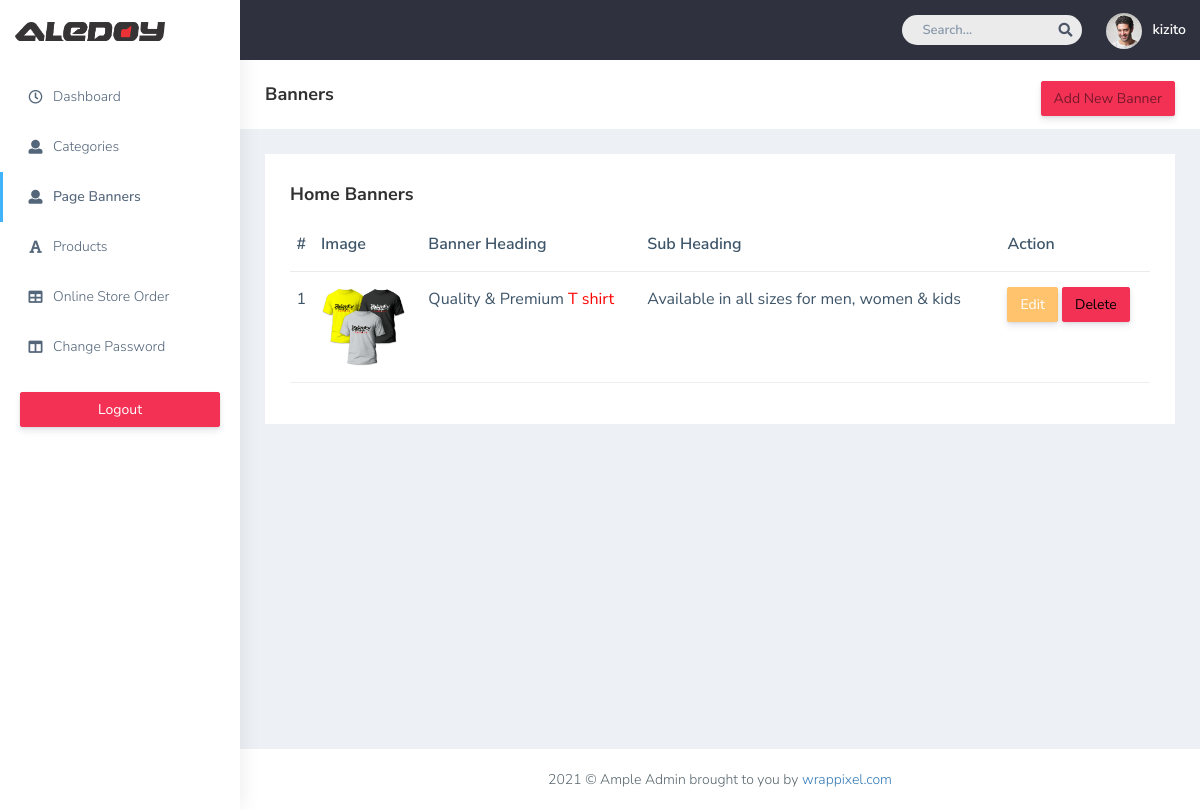
The app's page /admin/banners.php (signed in) with its own data.
### tables this page shows
CREATE TABLE `home_banners` (
  `id` int(6) UNSIGNED NOT NULL,
  `heading` varchar(300) DEFAULT NULL,
  `sub_heading` varchar(300) DEFAULT NULL,
  `image` varchar(100) DEFAULT NULL
);

### admin/banners.php (the view, shortened to what this page needs)
<!DOCTYPE html>
<html dir="ltr" lang="en">
<head>
   <link href="css/style.min.css" rel="stylesheet">
</head>
<body>
    <div id="main-wrapper" data-layout="vertical" data-navbarbg="skin5" data-sidebartype="full"
        data-sidebar-position="absolute" data-header-position="absolute" data-boxed-layout="full">
        <header class="topbar" data-navbarbg="skin5">
            <nav class="navbar top-navbar navbar-expand-md navbar-dark">
                <div class="navbar-header" data-logobg="skin6">
                    <a class="navbar-brand" href="dashboard.php">
                        <span class="logo-text">
                            <img src="plugins/images/Aledoy_Logo.png" style="width: 150px;" alt="homepage" />
                        </span>
                    </a>
                </div>
                <div class="navbar-collapse collapse" id="navbarSupportedContent" data-navbarbg="skin5">
                    <ul class="navbar-nav ms-auto d-flex align-items-center">
                        <li class=" in">
                            <form role="search" class="app-search d-none d-md-block me-3">
                                <input type="text" placeholder="Search..." class="form-control mt-0">
                                <a href="" class="active">
                                    <i class="fa fa-search"></i>
                                </a>
                            </form>
                        </li>
                        <li>
                            <a class="profile-pic" href="#">
                                <img src="plugins/images/users/varun.jpg" alt="user-img" width="36"
                                    class="img-circle"><span class="text-white font-medium"><?php echo $_SESSION['valid_user'] ?></span></a>
                        </li>
                    </ul>
                </div>
            </nav>
        </header>
        <aside class="left-sidebar" data-sidebarbg="skin6">
            <div class="scroll-sidebar">
                <?php include('sidenav.php'); ?>
            </div>
        </aside>
        <div class="page-wrapper">
            <div class="page-breadcrumb bg-white">
                <div class="row align-items-center">
                    <div class="col-lg-3 col-md-4 col-sm-4 col-xs-12">
                        <h4 class="page-title">Banners</h4>
                    </div>
                    <div class="col-lg-9 col-sm-8 col-md-8 col-xs-12">
                        <div class="d-md-flex">
                            <ol class="breadcrumb ms-auto">
                                <li><a href="add-banner.php" class="fw-normal btn btn-danger">Add New Banner</a></li>
                            </ol>
                        </div>
                    </div>
                </div>
            </div>
            <div class="container-fluid">
                <div class="row">
                    <div class="col-sm-12">
                        <div class="white-box">
                            <h3 class="box-title">Home Banners</h3>
                            <div class="table-responsive">
        <table class="table text-nowrap">
        <thead>
            <tr>
                <th class="border-top-0">#</th>
                <th class="border-top-0">Image </th>
                <th class="border-top-0">Banner Heading </th>
                <th class="border-top-0">Sub Heading </th>
                <th class="border-top-0">Action</th>
            </tr>
        </thead>
        <tbody>
                                    <?php
                                        include('connect.php');
                                        $query = "select * from home_banners";
                                        $result = mysqli_query($conn,$query);
                                        $num = mysqli_num_rows($result);
                                        for($i=0; $i<$num; $i++)
                                        {
                                            $row = mysqli_fetch_array($result);
                                            $y = $i+1;
                                    ?>
                                        <tr>
                                            <td><?php echo $y; ?></td>
                                            <td><img src="<?php echo $row['image']; ?>" style="height:80px;"></td>
                                            <td><?php echo $row['heading']; ?></td>
                                            <td><?php echo $row['sub_heading']; ?></td>
                                            <td><a href="edit_banner.php?id=<?php echo $row['id']; ?>" class="btn btn-warning">Edit</a> <a href="delete_banner.php?id=<?php echo $row['id']; ?>" class="btn btn-danger" onclick="return confirm('Are you sure you want to delete this?');">Delete</a> </td>
                                        </tr>
                                        <?php
                                        }
                                        ?>
                                    </tbody>
                                </table>
                            </div>
                        </div>
                    </div>
                </div>
            </div>
            <footer class="footer text-center"> 2021 © Ample Admin brought to you by <a
                    href="https://www.wrappixel.com/">wrappixel.com</a>
            </footer>
        </div>
    </div>
</body>
</html>

### records on screen
home_banners: y "1", image (picture), heading "Quality & Premium T shirt", sub_heading "Available in all sizes for men, women & kids"

### other values on screen
$_SESSION['valid_user'] "kizito"
